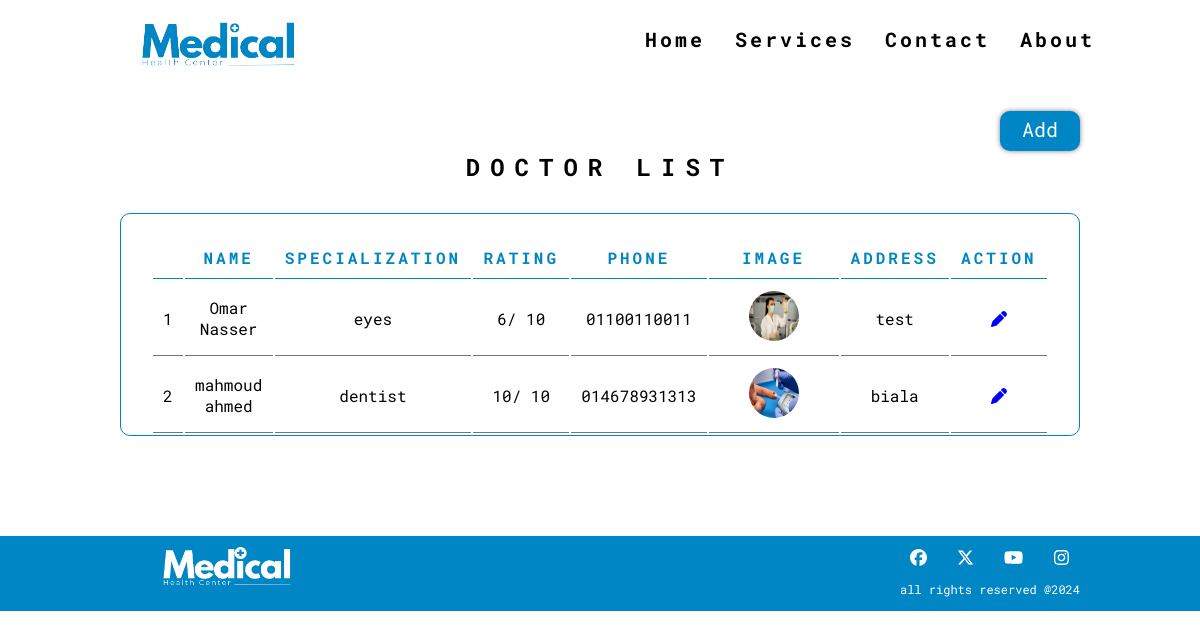
The app's page /dashboard/dash, older data.
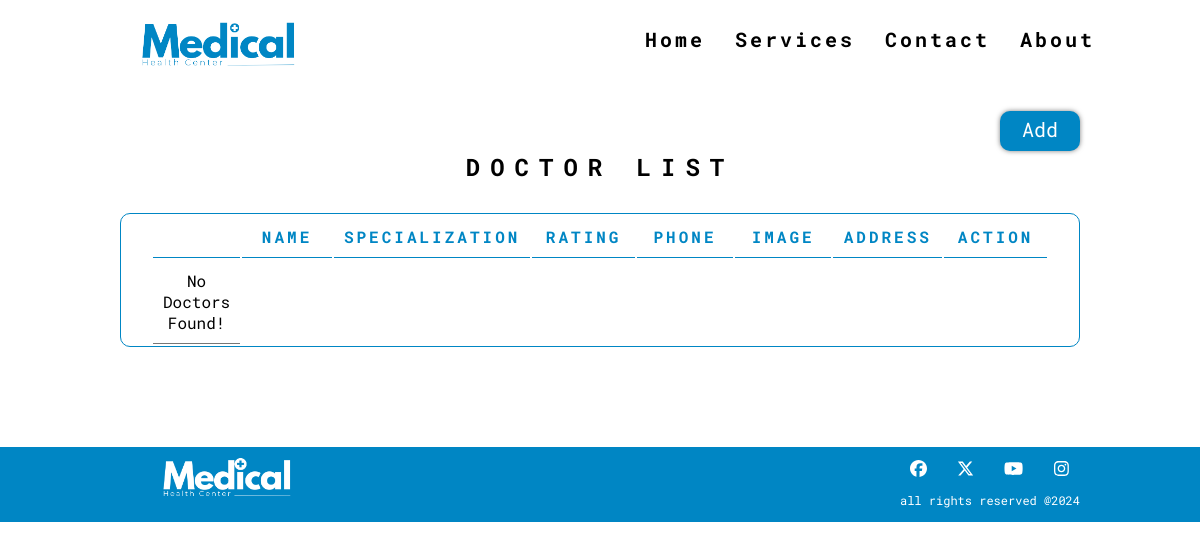
The same page, newer data.
### dashboard/models.py (models this page shows, shortened)
class Doctors(models.Model):
    name = models.CharField(max_length= 150)
    specialization = models.CharField(max_length= 150)
    rating = models.PositiveIntegerField(
        help_text='Enter a doctor rating',
        default=0,
        validators=[validate_positive_integer, validate_max_value]
        )
    cellphone = models.CharField(max_length=15)
    doctor_image = models.ImageField( default='default.jpg', upload_to="doctor_images/")
    address = models.TextField()

### dashboard/views.py (the view)
# urls.py: path('dash', views.dashboard, name='dash'),
def dashboard(request):
    doctors = Doctors.objects.all()
    users = User.objects.all()
    return render(request, 'dashboard.html', {'doctors': doctors, 'users': users})

### dashboard/templates/dashboard.html (shortened to what this page needs)
{% extends 'base.html' %} <br />
{% load static %} <br />
{% block content %}
<link rel="stylesheet" href="{% static 'css/dashboard.css' %}" />
<section class="doctors">
  <h1>Doctor List</h1>
  <div class="container">
    <div class="table">
      <table>
        <tr>
          <th></th>
          <th>Name</th>
          <th>Specialization</th>
          <th>Rating</th>
          <th>Phone</th>
          <th>Image</th>
          <th>Address</th>
          <th>Action</th>
        </tr>
        {% if doctors %}
        <br />
        {% for doctor in doctors %}
        <tr>
          <td>{{ forloop.counter }}</td>
          <td>{{ doctor.name }}</td>
          <td>{{ doctor.specialization}}</td>
          <td>{{ doctor.rating }}/ 10</td>
          <td>{{ doctor.cellphone }}</td>
          <td>
            <img src="{{ doctor.doctor_image.url }}" alt="{{ doctor.name }}" />
          </td>
          <td>{{ doctor.address }}</td>
          {% if user.is_superuser %}
          <td>
            <a href="{% url 'delete' doctor.id %}" class="delete"
              ><i class="fa-solid fa-trash-can"></i
            ></a>
            <a href="{% url 'update doctor' doctor.id %}" class="modify"
              ><i class="fa-solid fa-pen"></i>
            </a>
          </td>
          {% else %}
          <td>
            <a href="{% url 'update doctor' doctor.id %}" class="modify"
              ><i class="fa-solid fa-pen"></i>
            </a>
          </td>
        </tr>
        {% endif %} {% endfor %} {% else %}
        <tr>
          <td>No Doctors Found!</td>
        </tr>
        {% endif %}
      </table>
    </div>
    <a href="{% url 'add doctor' %}" id="addDoctor">Add</a>
  </div>
</section>
 {% endblock %}

Row changes from the older to the newer data that the page shows:
removed Doctors: name "Omar Nasser", specialization "eyes", rating "6", cellphone "01100110011", doctor_image (picture), address "test"
removed Doctors: name "mahmoud ahmed", specialization "dentist", rating "10", cellphone "014678931313", doctor_image (picture), address "biala"
Text that changed along with them:
text now shown: "No Doctors Found!"
